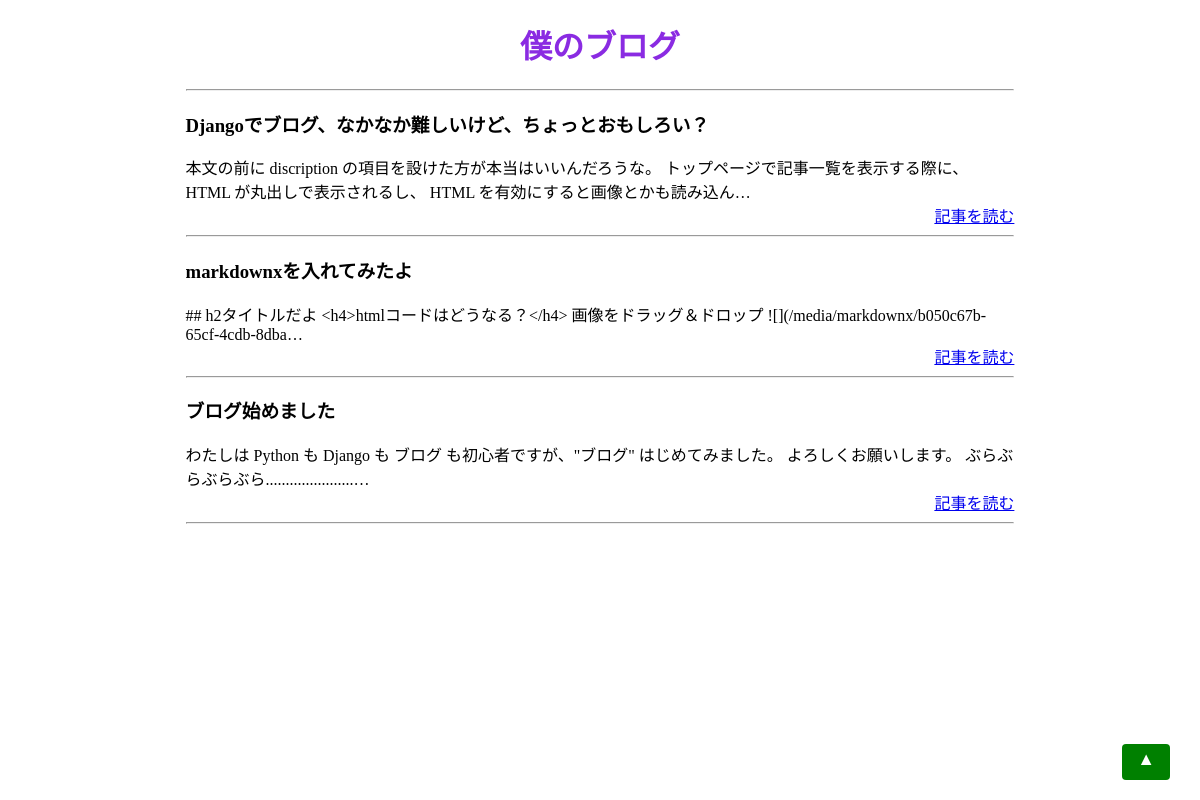
The app's page /, older data.
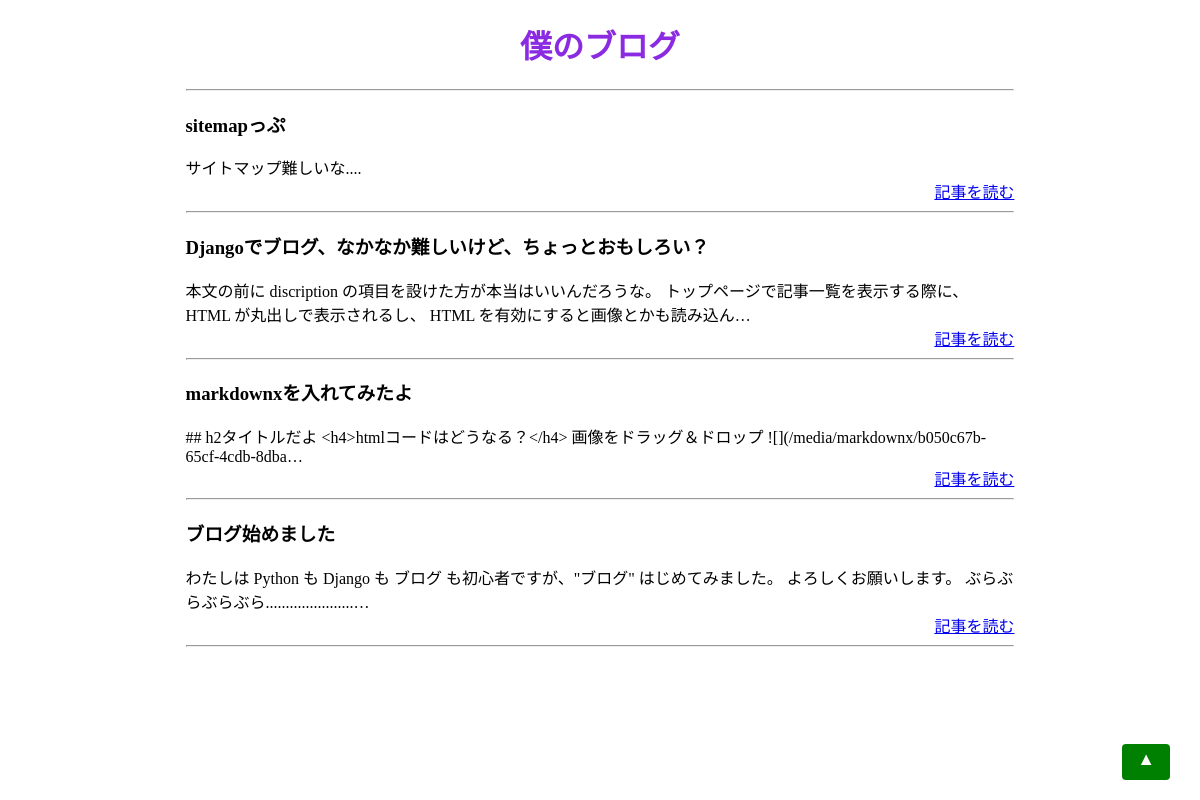
The same page, newer data.
### blog/models.py (models this page shows, shortened)
class Post(models.Model):
    title = models.CharField(max_length=100)
    slug = models.SlugField()
    text = MarkdownxField()
    created_datetime = models.DateTimeField(auto_now_add=True)
    updated_datetime = models.DateTimeField(auto_now=True)

### blog/views.py (the view)
# urls.py: path('', views.index, name='index'),
def index(request):
    posts = Post.objects.order_by('-created_datetime')
    return render(request, 'blog/index.html',{'posts':posts})

### blog/templates/blog/index.html (shortened to what this page needs)
{% extends 'blog/base.html' %}
{% block content %}
  <h1 style="text-align: center;">僕のブログ</h1>
  <div style="width: 70%;margin: 0px auto;">
    <hr />
    {% for post in posts %}
    <div>
      <h3>{{ post.title }}</h3>
      <div>{{ post.text | truncatechars:100 }}</div>
      <div style="text-align: right;">
        <a href="{% url 'post:post_detail' slug=post.slug %}">記事を読む</a>
      </div>
    </div>
    <hr />
    {% endfor %}
  </div>
{% endblock %}

Row changes from the older to the newer data that the page shows:
added Post: title "sitemapっぷ", text "サイトマップ難しいな...."
